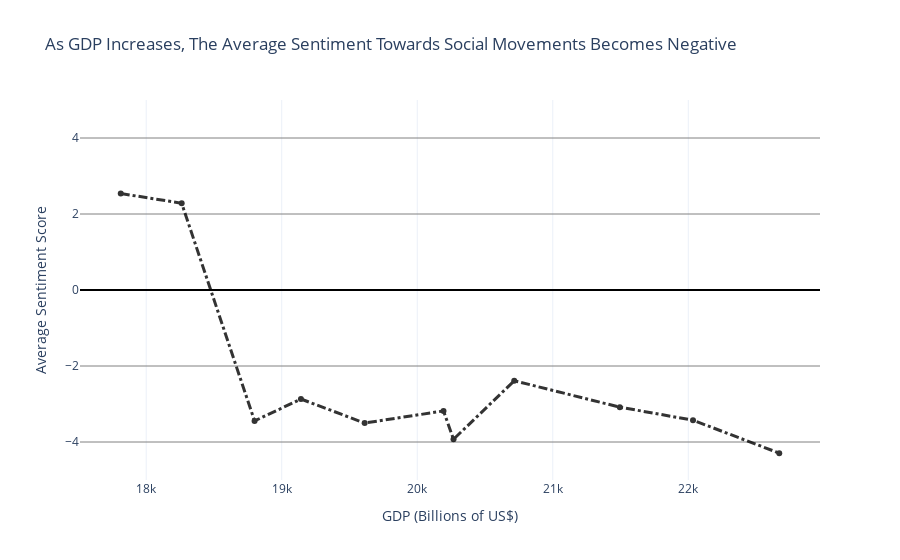

The notebook cell this image was saved under:
### Code cell
# Open database connection
database_path = "../../data/processed/social_movements.db"
db_connection = sqlite3.connect(database_path)

# Initialize dictionary to store sentiment data for social movements
social_movement_sentiments = {}

# Query sentiment data for each movement
for movement_name, keyword_list in keywords.items():
    search_conditions = " OR ".join([f"SOURCEURL LIKE '%{keyword}%'" for keyword in keyword_list])
    
    sentiment_query = f"""
    SELECT 
        SUBSTR(Date, 1, 4) AS Year, 
        AVG(AvgTone) AS AverageSentiment
    FROM SocialMovements
    WHERE {search_conditions}
    GROUP BY Year
    ORDER BY Year;
    """

    # Execute query and store results in dictionary
    sentiment_dataframe = pd.read_sql_query(sentiment_query, db_connection)
    
    # Store only non-empty datasets
    if not sentiment_dataframe.empty:
        social_movement_sentiments[movement_name] = sentiment_dataframe

# Query GDP data
gdp_query = "SELECT Date, GDP_Billions FROM FRED"
gdp_dataframe = pd.read_sql_query(gdp_query, db_connection)

# Extract Year from the 'Date' column and convert to integer
gdp_dataframe["Year"] = pd.to_datetime(gdp_dataframe["Date"]).dt.year.astype(int)

# Ensure "Year" column in all sentiment data is integer type
for movement in social_movement_sentiments:
    social_movement_sentiments[movement]["Year"] = social_movement_sentiments[movement]["Year"].astype(int)

# Merge GDP data with sentiment data for each movement
merged_sentiment_gdp_data = {}
for movement, sentiment_data in social_movement_sentiments.items():
    merged_dataframe = pd.merge(sentiment_data, gdp_dataframe[['Year', 'GDP_Billions']], on="Year", how="inner")
    merged_sentiment_gdp_data[movement] = merged_dataframe

# Compute "Average Sentiment Effect" across all movements
concatenated_sentiments = pd.concat([df[['Year', 'AverageSentiment']] for df in merged_sentiment_gdp_data.values()])
yearly_average_sentiment = concatenated_sentiments.groupby('Year').mean().reset_index()

# Merge with GDP data and ensure proper sorting
average_sentiment_with_gdp = pd.merge(yearly_average_sentiment, gdp_dataframe[['Year', 'GDP_Billions']], on='Year', how='left')
sorted_average_sentiment = average_sentiment_with_gdp.sort_values('GDP_Billions')

# Create interactive plot using Plotly
fig = go.Figure()

# Add a line for "Average Sentiment Effect"
fig.add_trace(go.Scatter(
    x=sorted_average_sentiment['GDP_Billions'],  # Use the correct variable name
    y=sorted_average_sentiment['AverageSentiment'],
    mode='lines+markers',
    name='Average Sentiment Effect',
    line=dict(color='black', width=3, dash="dashdot"),
    opacity=0.8
))

# Configure layout
fig.update_layout(
    title="As GDP Increases, The Average Sentiment Towards Social Movements Becomes Negative",
    xaxis_title="GDP (Billions of US$)",
    yaxis_title="Average Sentiment Score",
    template="plotly_white",
    paper_bgcolor='rgba(0,0,0,0)',  # Transparent background
    plot_bgcolor='rgba(0,0,0,0)',
    yaxis=dict(
        zeroline=True,
        zerolinecolor='black',  # Highlight Y=0 line
        gridcolor='gray',  # Subtle grid lines
        range=[-5, 5]  # Ensuring a balanced sentiment scale
    )
)

# Display the figure
fig.show()


# Close the database connection
db_connection.close()

### Figure 1 — Plotly figure (JSON) as saved in the notebook; plotly's stock layout.template omitted (floating-point values rounded to 4 significant figures)
{"data": [{"line": {"color": "black", "dash": "dashdot", "width": 3}, "mode": "lines+markers", "name": "Average Sentiment Effect", "opacity": 0.8, "type": "scatter", "x": [17810.0, 18260.0, 18800.0, 19140.0, 19610.0, 20190.0, 20270.0, 20720.0, 21490.0, 22030.0, 22670.0], "y": [2.539, 2.284, -3.446, -2.868, -3.502, -3.182, -3.928, -2.389, -3.083, -3.426, -4.293]}], "layout": {"paper_bgcolor": "rgba(0,0,0,0)", "plot_bgcolor": "rgba(0,0,0,0)", "title": {"text": "As GDP Increases, The Average Sentiment Towards Social Movements Becomes Negative"}, "xaxis": {"title": {"text": "GDP (Billions of US$)"}}, "yaxis": {"gridcolor": "gray", "range": [-5, 5], "title": {"text": "Average Sentiment Score"}, "zeroline": true, "zerolinecolor": "black"}}}
